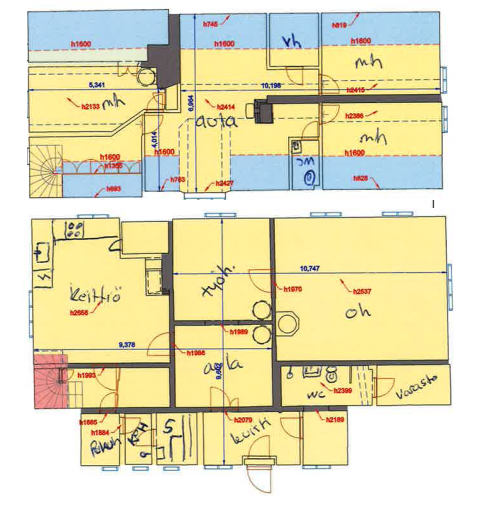
#> input picture backend/eval/redraw_bench/colorful-34.png, 482 x 507 px
$ python -i ink.py   (imports and definitions only)
#> lines starting #> are read from the running program, lines starting #| are printed output that depends on the picture; after the words box and inside, x2 and y2 are one past the last pixel; in counts of white or black regions, pixels touching at a corner belong together
#> further down, picture is the input picture: shape (507, 482, 3); mean B, G, R 184.4, 222.5, 228.1
"""Separate a page's colours before thresholding: line work, fills and red annotations.

Raster ingest used to turn a page grey and threshold it, so on a coloured scan a blue
ceiling zone (grey ~203) became wall ink and red height labels became lines. Each pixel
is sorted first (D-051):

- neutral (channels within `NEUTRAL_CHROMA` of each other): left as it is, so a black
  and white scan gives exactly the grey page it gave before;
- red (red above green and blue by `RED_OVER`): an annotation, read but never a wall,
  unless it is a dark band longer than a label (`_red_walls`): some plans draw their
  walls red;
- any other colour darker than `DARK_BELOW` in grey: ink, e.g. a black line blended
  with the fill under it, or dark pen;
- any other colour: a fill (room colour, zone tint), which is paper to walls and OCR.

Walls and rooms read the ink page: fills and annotations become paper. OCR reads the page
divided by the fill colour around each pixel, so a fill turns white while the soft edges
of letters drawn on it stay soft; whitening fills outright left jagged letters that
RapidOCR read far worse on colorful-34.

Door leaves and arcs and window glazing are often drawn in colour (orange-brown lines,
light blue strips) and so land in the fills. The symbol layer (D-055) reads them where
OCR does, on the page with the fills divided out, at `SYMBOL_BELOW`.

Pure: arrays in, arrays out.
"""

from dataclasses import dataclass
from typing import Any

import cv2
import numpy as np
import numpy.typing as npt
from PIL import Image

from app.ingest.rooms import Gray, Mask, ink_mask

NEUTRAL_CHROMA = 24  # scanners tint black and grey by up to ~20 per channel
RED_OVER = 48  # red labels on colorful-34 exceed green and blue by 50+; yellow by < 32
DARK_BELOW = 160  # a black line over a fill stays below; the fills are 200+ and red ~158
RED_BAND_PX = 3  # a wall band is thicker than a red leader; a 5 px label's letters are too
# Of the page's longest side: colorful-34's red labels span at most 2.6 %; red wall pieces
# between doors on other CubiCasa plans 3.6 % or more.
RED_WALL_SPAN = 0.03
FILL_WINDOW = 0.03  # share of the page's longest side: a few letter heights
MIN_WINDOW_PX = 15
# Grey on the OCR page below which a pixel is drawn: colorful-34's 1 px orange door arcs
# divide out to ~190 and the yellow fill to 255 (D-055).
SYMBOL_BELOW = 200
PAPER = 255


@dataclass(frozen=True)
class ColourLayers:
    fills: Mask  # light colour areas: room fills, zone tints
    annotations: Mask  # red marks: height labels, leaders, markup
    ink_page: Gray  # the page's grey with fills and annotations made paper
    ocr_page: Gray  # the page's grey with each fill divided out

    @property
    def ink(self) -> Mask:
        """The line work: walls, lines and black text (Otsu on the ink page)."""
        return ink_mask(self.ink_page)

    @property
    def symbols(self) -> Mask:
        """The ink plus coloured line work on the fills (door arcs, window glazing), read
        on the page with the fills divided out; red annotations are not symbols."""
        return (self.ink | (self.ocr_page < SYMBOL_BELOW)) & ~self.annotations


def separate_colours(rgb: npt.NDArray[Any]) -> ColourLayers:
    """Split an RGB page (uint8, H x W x 3) into its colour layers."""
    rgb = np.ascontiguousarray(rgb, dtype=np.uint8)
    grey = np.asarray(Image.fromarray(rgb, "RGB").convert("L"), dtype=np.uint8)
    channels = rgb.astype(np.int16)
    high, low = channels.max(axis=2), channels.min(axis=2)
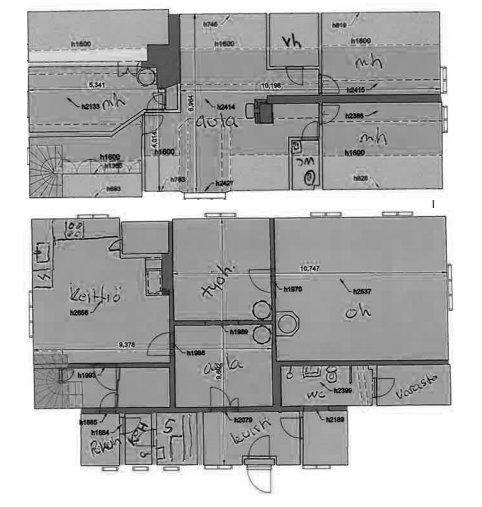
#> low: shape (507, 482) int16; min 0, max 255, mean 177.4
    red = channels[..., 0] - np.maximum(channels[..., 1], channels[..., 2])
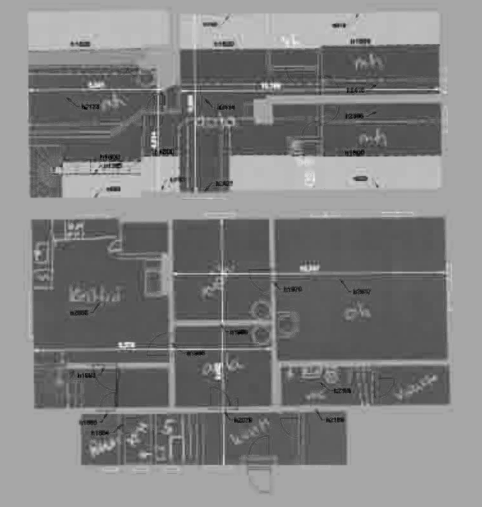
#> red: shape (507, 482) int16; min -211, max 111, mean -47.8; drawn with min black and max white
    coloured = high - low >= NEUTRAL_CHROMA
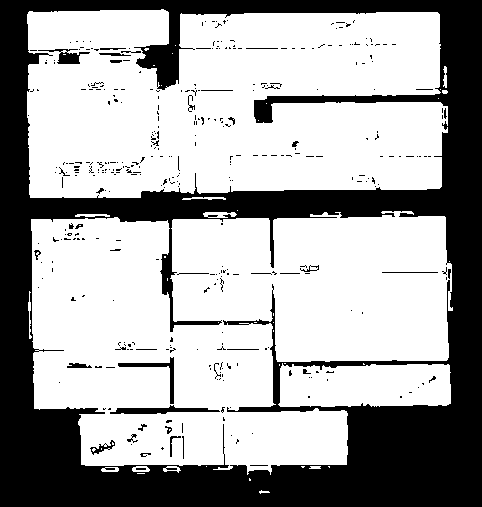
#> coloured: shape (507, 482) bool; 65.3% white; 370 black regions (331 under 20 px), largest, box (x1, y1, x2, y2) and area: (0, 0, 482, 507) 81064, (110, 405, 220, 414) 507, (118, 357, 174, 404) 392
    marked = coloured & (red >= RED_OVER)
#> marked: shape (507, 482) bool; 0.21% white in thin lines or dots, all inside (x1, y1, x2, y2) = (36, 16, 446, 464)
    annotations = marked & ~_red_walls(marked & (grey < DARK_BELOW))
    fills = coloured & ~annotations & (grey >= DARK_BELOW)
    ink_page = np.where(fills | annotations, PAPER, grey).astype(np.uint8)
    return ColourLayers(fills, annotations, ink_page, _fills_divided_out(rgb, grey, fills))


def _red_walls(dark_red: Mask) -> Mask:
    """The dark red drawn as walls: bands `RED_BAND_PX` thick or more whose network spans
    `RED_WALL_SPAN` of the page. Red height labels hold such bands too, but are shorter."""
    longest = max(dark_red.shape)
#> longest = 507
    kernel = np.ones((RED_BAND_PX, RED_BAND_PX), np.uint8)
    thick = cv2.morphologyEx(dark_red.astype(np.uint8), cv2.MORPH_OPEN, kernel)
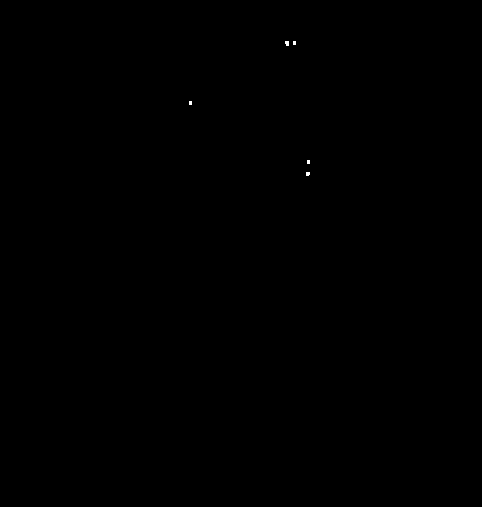
#> thick: shape (507, 482); values 0 (black) and 1 (white), 0.03% white; 5 white regions (5 under 20 px)
    _, labels, stats, _ = cv2.connectedComponentsWithStats(thick, connectivity=8)
#> labels: shape (507, 482) int32; 6 distinct labels, from 0 to 5
#> stats = [[0, 0, 482, 507, 244305], [285, 41, 4, 5, 18], [293, 41, 3, 4, 12], [189, 101, 3, 4, 12], [307, 160, 3, 4, 12], [306, 172, 4, 4, 15]]
    span = np.maximum(stats[:, cv2.CC_STAT_WIDTH], stats[:, cv2.CC_STAT_HEIGHT])
#> span = [507, 5, 4, 4, 4, 4]
    walls = span >= RED_WALL_SPAN * longest
#> walls = [True, False, False, False, False, False]
    walls[0] = False  # background
    return np.asarray(walls[labels], dtype=np.bool_)
#> returned value: shape (507, 482) bool; every value is 0
#> in separate_colours, `fills = coloured & ~annotations & (grey >= DARK_BELOW)`: fills: shape (507, 482) bool; 57% white; 253 black regions (186 under 20 px), largest, box (x1, y1, x2, y2) and area: (0, 0, 482, 507) 100065, (170, 415, 185, 462) 177, (206, 113, 238, 131) 159


def _fills_divided_out(rgb: npt.NDArray[Any], grey: Gray, fills: Mask) -> Gray:
    """The page's grey with every pixel near a fill divided by that fill's colour.

    Ink over a fill is the fill colour darkened, so dividing by the fill gives the ink on
    white paper. The fill colour is the brightest fill pixel per channel within a window
    a few letters wide; pixels with no fill in reach keep their grey.
    """
    if not fills.any():
        return grey
    size = max(MIN_WINDOW_PX, round(FILL_WINDOW * max(grey.shape))) | 1
#> size = 15
    only_fills = np.where(fills[..., None], rgb, 0).astype(np.uint8)
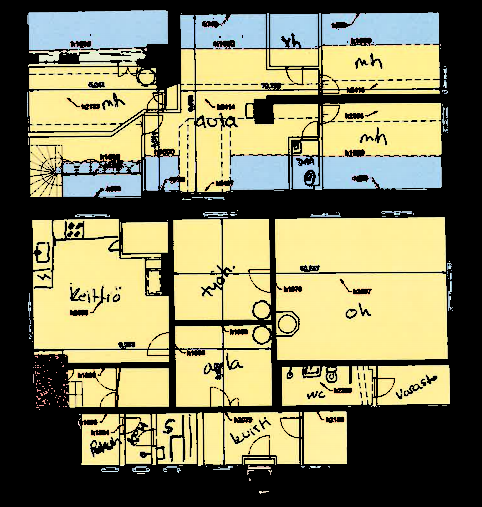
#> only_fills: shape (507, 482, 3); mean B, G, R 95.9, 131.5, 134.8
    around = cv2.dilate(only_fills, np.ones((size, size), np.uint8))
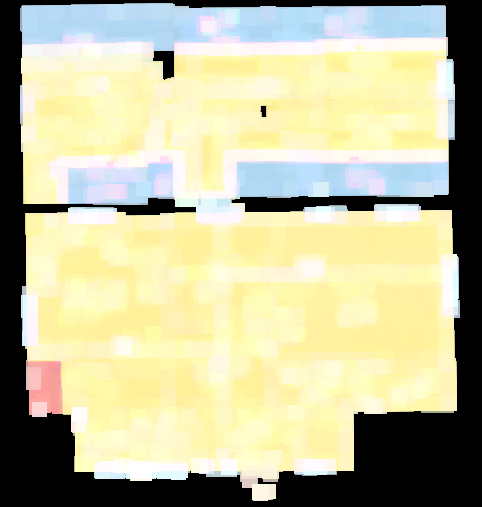
#> around: shape (507, 482, 3); mean B, G, R 154.4, 188, 189.9
    divided = np.round(np.minimum(rgb * (PAPER / np.maximum(around, 1)), PAPER))
    divided_grey = np.asarray(
        Image.fromarray(divided.astype(np.uint8), "RGB").convert("L"), dtype=np.uint8
    )
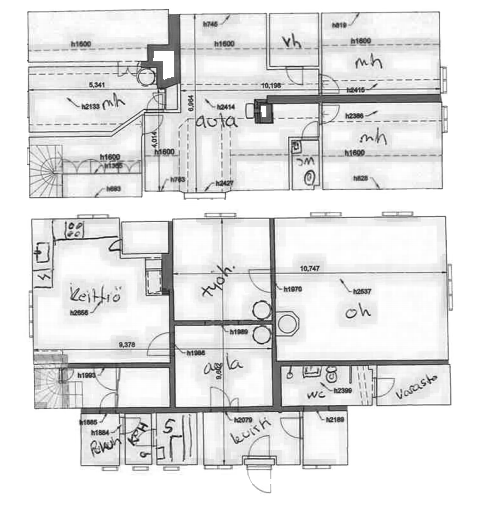
#> divided_grey: shape (507, 482); min 9, max 255, mean 227.1
    return np.where(around.max(axis=2) > 0, divided_grey, grey).astype(np.uint8)

>>> import cv2
>>> picture = cv2.imread('../../eval/redraw_bench/colorful-34.png')
>>> result = separate_colours(picture)
